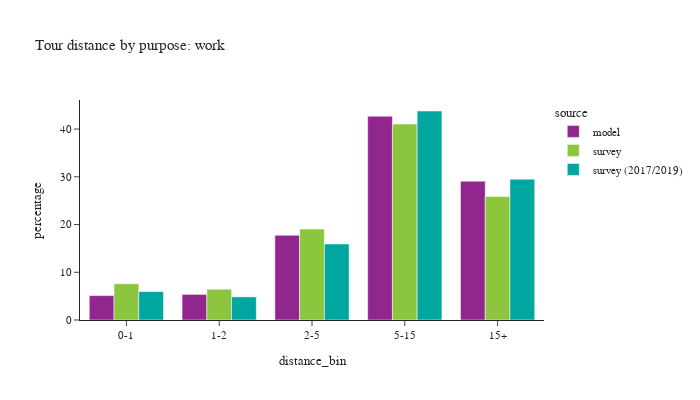

Write notebook code for a chart like this one.
### Code cell
plot_bins(tour, tour['pdpurp'] == 1, 'work')

### Figure 1 — Plotly figure (JSON) as saved in the notebook; plotly's stock layout.template omitted (floating-point values rounded to 4 significant figures)
{"data": [{"alignmentgroup": "True", "customdata": [[8136], [8542], [28239], [67939], [46292]], "hovertemplate": "source=model<br>distance_bin=%{x}<br>percentage=%{y}<br>sample count=%{customdata[0]}<extra></extra>", "legendgroup": "model", "marker": {"color": "#91268F", "pattern": {"shape": ""}}, "name": "model", "offsetgroup": "model", "orientation": "v", "showlegend": true, "textposition": "auto", "type": "bar", "x": ["0-1", "1-2", "2-5", "5-15", "15+"], "xaxis": "x", "y": [5.112, 5.367, 17.74, 42.69, 29.09], "yaxis": "y"}, {"alignmentgroup": "True", "customdata": [[332], [264], [578], [910], [462]], "hovertemplate": "source=survey<br>distance_bin=%{x}<br>percentage=%{y}<br>sample count=%{customdata[0]}<extra></extra>", "legendgroup": "survey", "marker": {"color": "#8CC63E", "pattern": {"shape": ""}}, "name": "survey", "offsetgroup": "survey", "orientation": "v", "showlegend": true, "textposition": "auto", "type": "bar", "x": ["0-1", "1-2", "2-5", "5-15", "15+"], "xaxis": "x", "y": [7.593, 6.452, 19.05, 41.05, 25.86], "yaxis": "y"}, {"alignmentgroup": "True", "customdata": [[709], [632], [1324], [2033], [893]], "hovertemplate": "source=survey (2017/2019)<br>distance_bin=%{x}<br>percentage=%{y}<br>sample count=%{customdata[0]}<extra></extra>", "legendgroup": "survey (2017/2019)", "marker": {"color": "#00A7A0", "pattern": {"shape": ""}}, "name": "survey (2017/2019)", "offsetgroup": "survey (2017/2019)", "orientation": "v", "showlegend": true, "textposition": "auto", "type": "bar", "x": ["0-1", "1-2", "2-5", "5-15", "15+"], "xaxis": "x", "y": [5.947, 4.845, 15.92, 43.78, 29.5], "yaxis": "y"}], "layout": {"barmode": "group", "font": {"size": 11}, "height": 400, "legend": {"title": {"text": "source"}, "tracegroupgap": 0}, "title": {"text": "Tour distance by purpose: work"}, "width": 700, "xaxis": {"anchor": "y", "domain": [0.0, 1.0], "title": {"text": "distance_bin"}}, "yaxis": {"anchor": "x", "domain": [0.0, 1.0], "title": {"text": "percentage"}}}}
